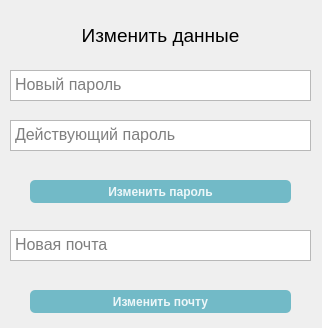
<?xml version="1.0" encoding="UTF-8"?>
<ui version="4.0">
 <class>SettingsWindow</class>
 <widget class="QMainWindow" name="SettingsWindow">
  <property name="geometry">
   <rect>
    <x>0</x>
    <y>0</y>
    <width>322</width>
    <height>328</height>
   </rect>
  </property>
  <property name="windowTitle">
   <string>MainWindow</string>
  </property>
  <widget class="QWidget" name="mainwidget">
   <widget class="QPushButton" name="send_new_password">
    <property name="geometry">
     <rect>
      <x>30</x>
      <y>180</y>
      <width>261</width>
      <height>23</height>
     </rect>
    </property>
    <property name="cursor">
     <cursorShape>PointingHandCursor</cursorShape>
    </property>
    <property name="styleSheet">
     <string notr="true">QPushButton {
    background: #72bac7;color: #edf7f9;font-weight: bold;border-radius: 5px;
}

QPushButton:hover {
   background: #65b4c3;
}

QPushButton:pressed {
   background: #7ec0cc;
}
</string>
    </property>
    <property name="text">
     <string>Изменить пароль</string>
    </property>
   </widget>
   <widget class="QTextEdit" name="new_password_value">
    <property name="geometry">
     <rect>
      <x>10</x>
      <y>70</y>
      <width>301</width>
      <height>31</height>
     </rect>
    </property>
    <property name="font">
     <font>
      <pointsize>12</pointsize>
     </font>
    </property>
    <property name="placeholderText">
     <string>Новый пароль</string>
    </property>
   </widget>
   <widget class="QTextEdit" name="real_pass_value">
    <property name="geometry">
     <rect>
      <x>10</x>
      <y>120</y>
      <width>301</width>
      <height>31</height>
     </rect>
    </property>
    <property name="font">
     <font>
      <pointsize>12</pointsize>
     </font>
    </property>
    <property name="placeholderText">
     <string>Действующий пароль</string>
    </property>
   </widget>
   <widget class="QLabel" name="common_label">
    <property name="geometry">
     <rect>
      <x>10</x>
      <y>10</y>
      <width>301</width>
      <height>51</height>
     </rect>
    </property>
    <property name="font">
     <font>
      <pointsize>14</pointsize>
     </font>
    </property>
    <property name="text">
     <string>Изменить данные</string>
    </property>
    <property name="alignment">
     <set>Qt::AlignCenter</set>
    </property>
   </widget>
   <widget class="QPushButton" name="send_new_email">
    <property name="geometry">
     <rect>
      <x>30</x>
      <y>290</y>
      <width>261</width>
      <height>23</height>
     </rect>
    </property>
    <property name="cursor">
     <cursorShape>PointingHandCursor</cursorShape>
    </property>
    <property name="styleSheet">
     <string notr="true">QPushButton {
    background: #72bac7;color: #edf7f9;font-weight: bold;border-radius: 5px;
}

QPushButton:hover {
   background: #65b4c3;
}

QPushButton:pressed {
   background: #7ec0cc;
}
</string>
    </property>
    <property name="text">
     <string>Изменить почту</string>
    </property>
   </widget>
   <widget class="QTextEdit" name="new_email_value">
    <property name="geometry">
     <rect>
      <x>10</x>
      <y>230</y>
      <width>301</width>
      <height>31</height>
     </rect>
    </property>
    <property name="font">
     <font>
      <pointsize>12</pointsize>
     </font>
    </property>
    <property name="placeholderText">
     <string>Новая почта</string>
    </property>
   </widget>
  </widget>
 </widget>
 <resources/>
 <connections/>
</ui>
